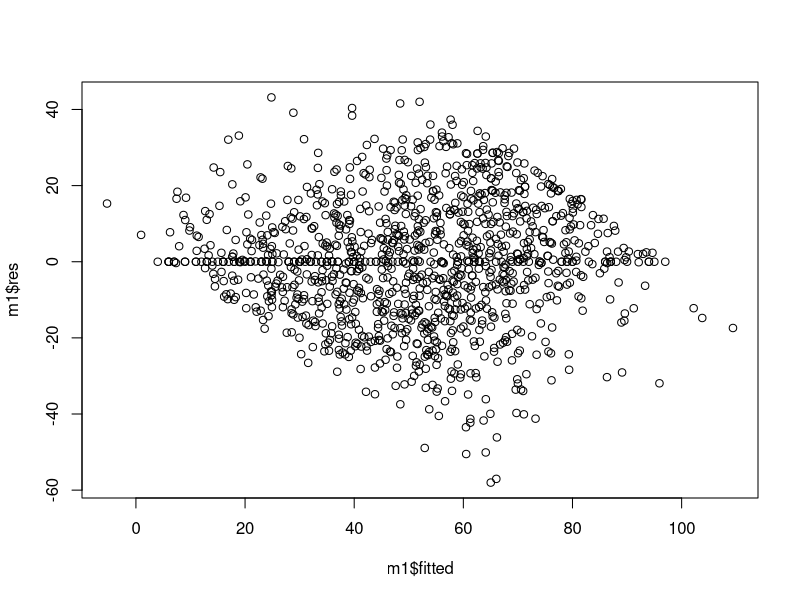
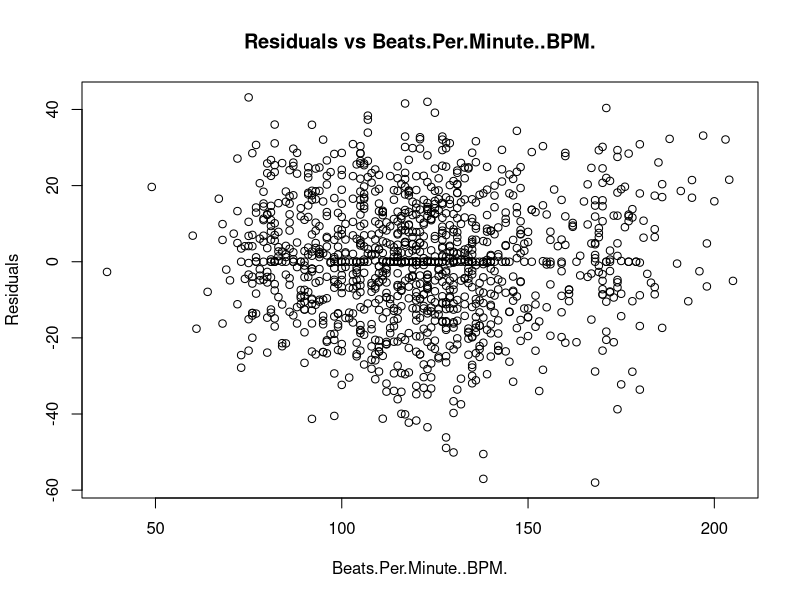
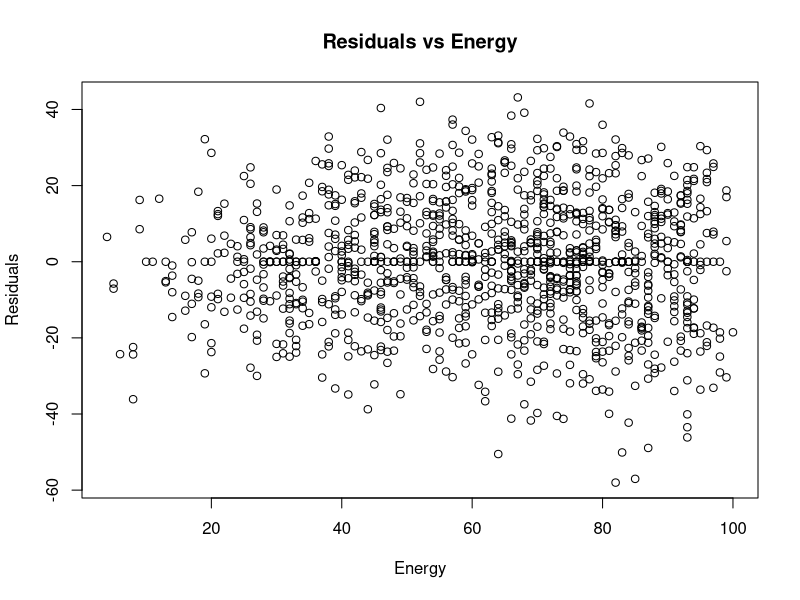
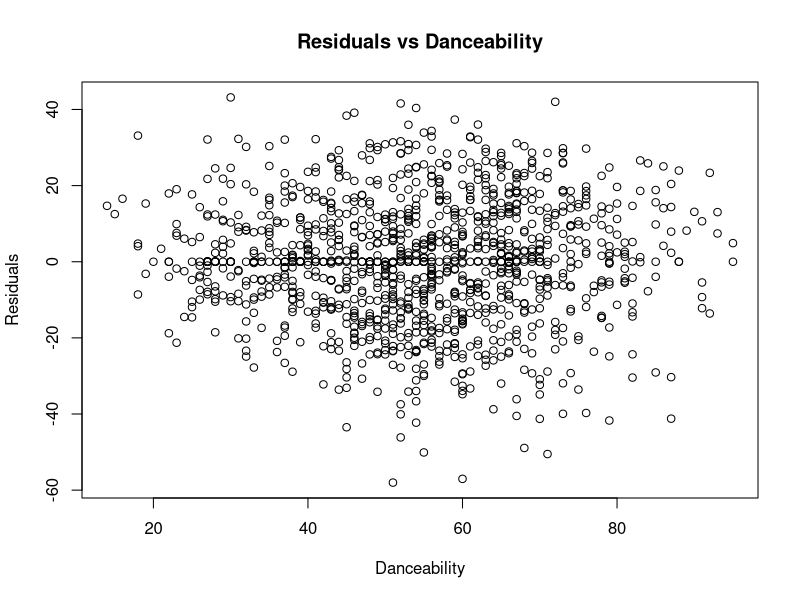
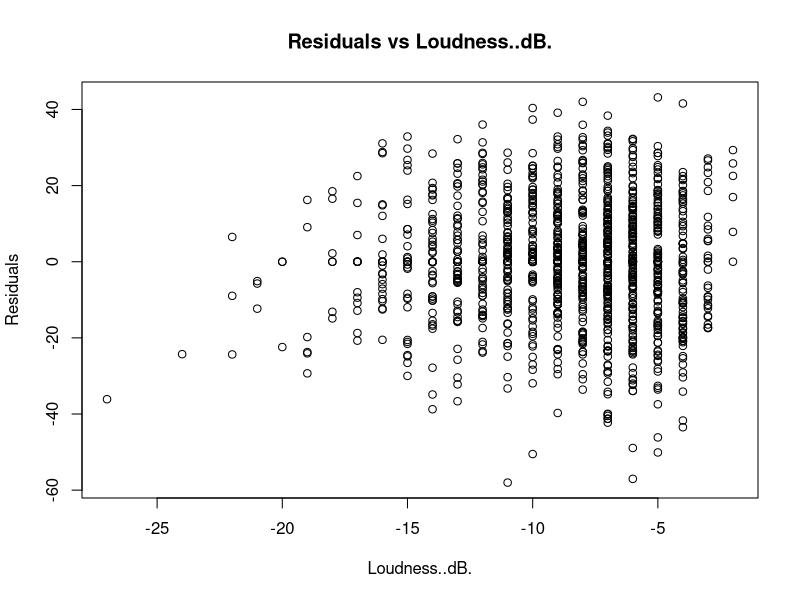
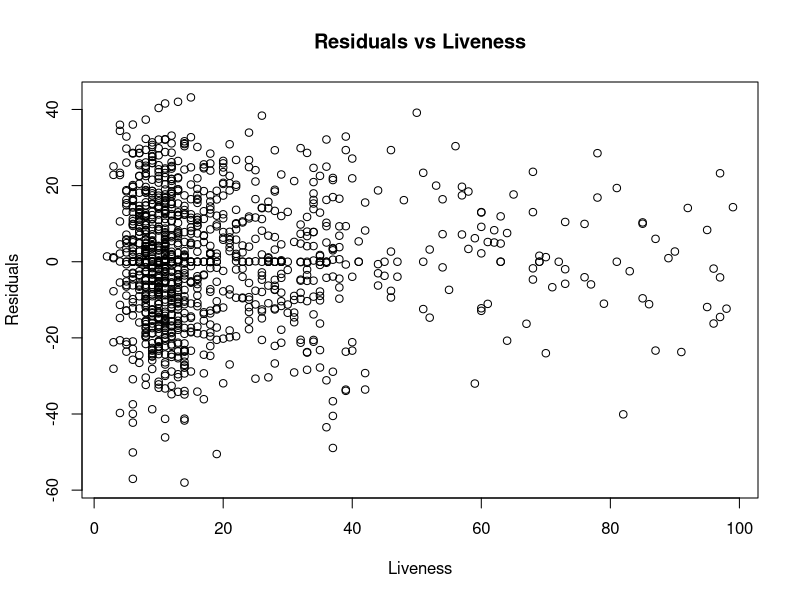
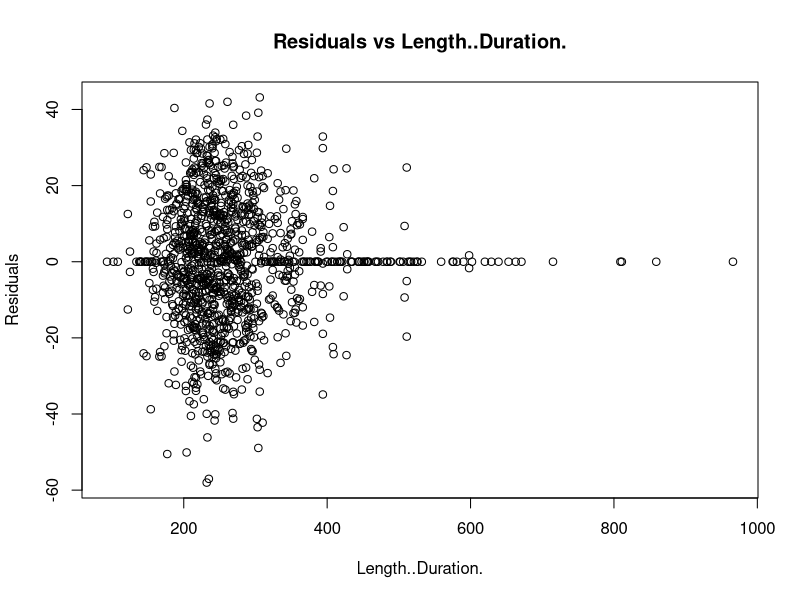
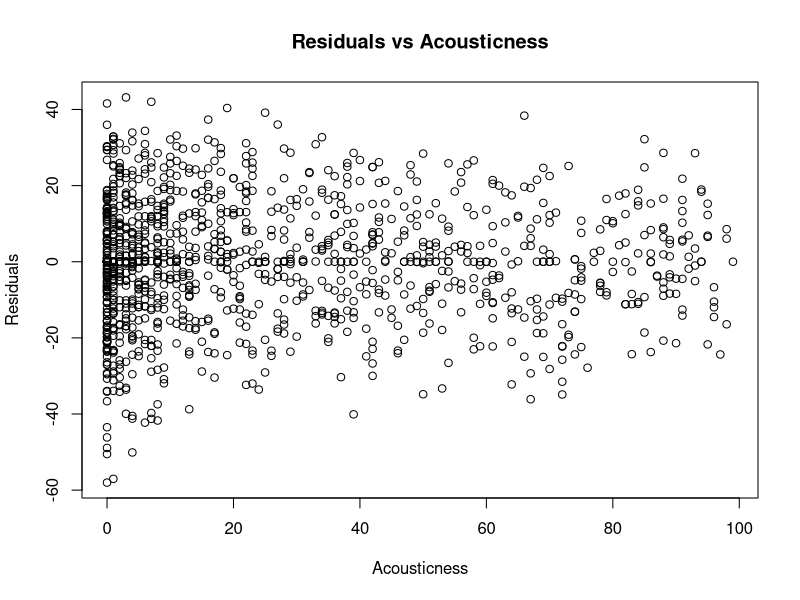

Reproduce these figures in R, in order. (Note: this script raises an error after producing the figures.)
library(leaps)
library(MLmetrics)

setwd("~/Documents/Fall-2021/datamining/spotify-project")
spotify_clean <- read.csv("csv/spotify-2000-clean.csv")
spotify_df <- data.frame(spotify_clean)
spotify_tr_df <- spotify_df[1:1200,]
spotify_test_df <- spotify_df[1201:nrow(spotify_df),]

# remove irrelevant attributes
spotify_tr_df_valence <-
  subset(spotify_tr_df,
         select = -c(Title, Artist, Year, Popularity, TopGenre))
spotify_test_df <-
  subset(spotify_test_df,
         select = -c(Title, Artist, Year, Popularity, TopGenre))

# multiple linear regression, numeric only - predict valence
# need to verify LINE assumptions and also do cross validation to confirm
# also do variable selection

m1 <- lm(Valence ~ ., data = spotify_tr_df_valence)
print(summary(m1))
plot(m1$res ~ m1$fitted)

# plot residuals vs Xi1 ... Xik
names_clean <- setdiff(names(spotify_tr_df_valence), c("Valence"))
for (colname in names_clean) {
  plot(
    m1$res ~ spotify_tr_df_valence[, colname],
    main = paste("Residuals vs", colname),
    ylab = "Residuals",
    xlab = colname
  )
}

X <-
  spotify_tr_df_valence[,!names(spotify_tr_df_valence) %in% c("Valence")]
y <- spotify_tr_df_valence[, "Valence"]
out <-
  summary(regsubsets(X, y, nbest = 2, nvmax = ncol(X))) # 'nbest' is the number of top models shown for subset size
tab1 <-
  cbind(out$which, out$rsq, out$adjr2, out$cp) # organize the results into a table
print(tab1)
step(m1)

pred1 <- predict.lm(m1, newdata = spotify_test_df, type = "response")

spotify_table_preds <- cbind(spotify_test_df,pred1)

print(MAPE(spotify_table_preds$pred1,spotify_table_preds$Valence))
